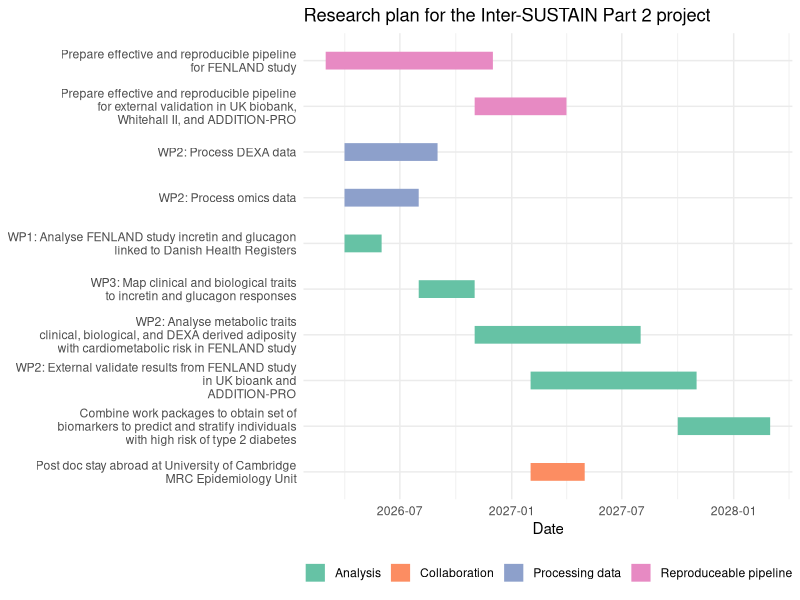

Write the R code that produced this figure.
# Load libraries
library(ggplot2)
library(dplyr)


# Define tasks
tasks <- data.frame(
  group =  c("Reproduceable pipeline","Reproduceable pipeline", 
             "Processing data", "Processing data",
             "Analysis", "Analysis","Analysis", "Analysis","Analysis",
             "Collaboration"),
  content = c(
    "Prepare effective and reproducible pipeline\n for FENLAND study",
    "Prepare effective and reproducible pipeline\n for external validation in UK biobank,\n Whitehall II, and ADDITION-PRO",
    "WP2: Process DEXA data",
    "WP2: Process omics data",
    "WP1: Analyse FENLAND study incretin and glucagon\n linked to Danish Health Registers",
    "WP3: Map clinical and biological traits\n to incretin and glucagon responses",
    "WP2: Analyse metabolic traits\n clinical, biological, and DEXA derived adiposity\nwith cardiometabolic risk in FENLAND study",
    "WP2: External validate results from FENLAND study\n in UK bioank and\n ADDITION-PRO",
    "Combine work packages to obtain set of\nbiomarkers to predict and stratify individuals\nwith high risk of type 2 diabetes",
    "Post doc stay abroad at University of Cambridge\nMRC Epidemiology Unit"
  ),
  start = as.Date(c("2026-03-01","2026-11-01","2026-04-01", "2026-04-01", "2026-04-01", "2026-08-01","2026-11-01", "2027-02-01", "2027-10-01", "2027-02-01")),
  end   = as.Date(c("2026-12-01","2027-04-01","2026-09-01", "2026-08-01", "2026-06-01", "2026-11-01","2027-08-01", "2027-11-01", "2028-03-01", "2027-05-01"))
)


# Optional: reorder factor levels for plotting
tasks$content <- factor(tasks$content, levels = rev(c(
  "Prepare effective and reproducible pipeline\n for FENLAND study",
  "Prepare effective and reproducible pipeline\n for external validation in UK biobank,\n Whitehall II, and ADDITION-PRO",
  "WP2: Process DEXA data",
  "WP2: Process omics data",
  "WP1: Analyse FENLAND study incretin and glucagon\n linked to Danish Health Registers",
  "WP3: Map clinical and biological traits\n to incretin and glucagon responses",
  "WP2: Analyse metabolic traits\n clinical, biological, and DEXA derived adiposity\nwith cardiometabolic risk in FENLAND study",
  "WP2: External validate results from FENLAND study\n in UK bioank and\n ADDITION-PRO",
  "Combine work packages to obtain set of\nbiomarkers to predict and stratify individuals\nwith high risk of type 2 diabetes",
  "Post doc stay abroad at University of Cambridge\nMRC Epidemiology Unit"
)))

# Plot Gantt chart
gant_diagram <- ggplot(tasks, aes(x = start, xend = end, y = content, yend = content, color = group)) +
  geom_segment(size = 6) +
  scale_color_brewer(palette = "Set2") +
  labs(title = "Research plan for the Inter-SUSTAIN Part 2 project",
       x = "Date",
       y = NULL,
       color = NULL) +
  theme_minimal() +
  theme(legend.position = "bottom")

ggsave(
  filename = here::here("figures/gant_diagram.pdf"),
  plot = gant_diagram,
  dpi = 1000,
  width = 8,         # Width in inches (adjust as needed)
  height = 6,         # Height in inches (adjust as needed)
  units = "in"        # You can also use "cm" or "mm"
)
